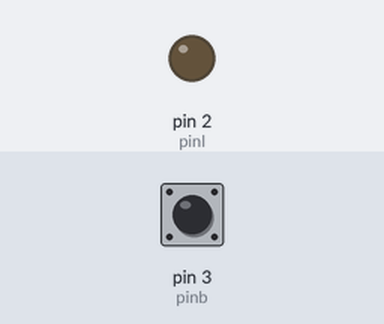
A sketch run on a simulated Arduino Uno, built with avr-gcc and run on an emulated ATmega328P. Parts: output pins drawn as LEDs (lit = HIGH). The test bench sets the inputs (shaded band); at power-on: pin 3 (pinb) HIGH.

Above: at 1.2 s.
1.3 s: pin 3 (pinb) pulled LOW for 0.15 s
At 2.5 s:
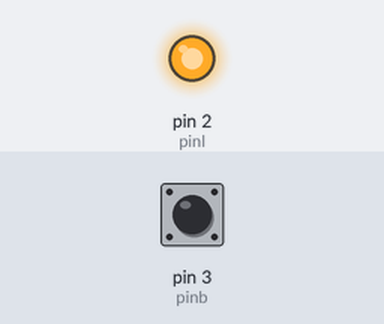
2.9 s: pin 3 (pinb) pulled LOW for 1 s
At 3.7 s:
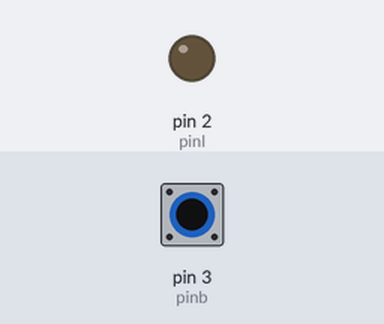
5.4 s: pin 3 (pinb) pulled LOW for 3.2 s
At 6.8 s:
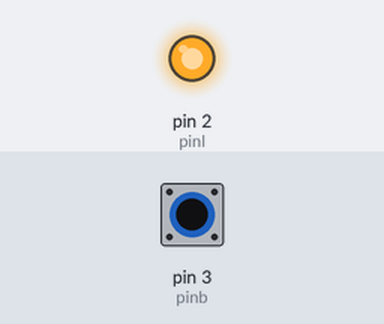
Timing chart, 0 to 8.4 s (numbered marks = the images above; inputs shaded):
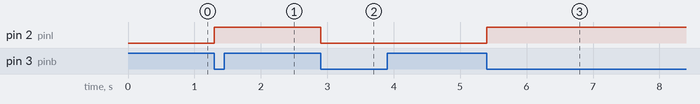

Measured:
- after the input at 1.3 s, pin 2 (pinl): LOW → HIGH at once
- after the input at 2.9 s, pin 2 (pinl): HIGH → LOW at once
- after the input at 5.4 s, pin 2 (pinl): LOW → HIGH at once

The sketch:

sketch_may22c.ino
```cpp
int pinb=3;
int pinl=2;
int pstate;
int state;
int count=0;

void setup() {
  // put your setup code here, to run once:
  pinMode(pinl,OUTPUT);
  pinMode(pinb,INPUT_PULLUP);
}
void loop()
{
  pstate=state;
  state = digitalRead(pinb);
  if(pstate==HIGH && state==LOW)
  {
      count++;
      if (count%2==0)
      {
        digitalWrite(pinl,LOW);
      }
      else
      {
        digitalWrite(pinl,HIGH);
      }
  }
}
```
